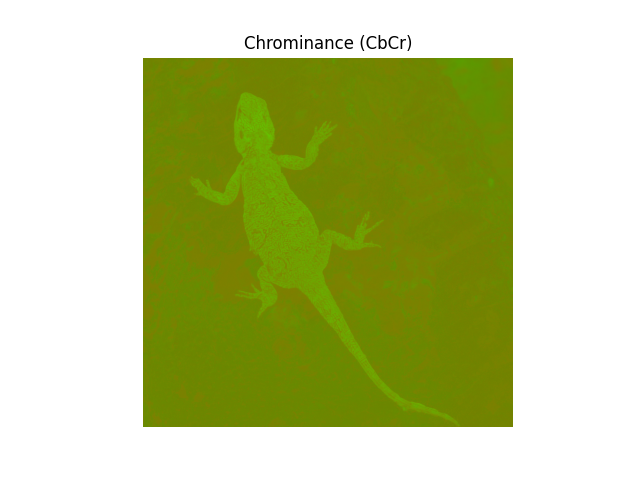
#> input picture test-results/chrominance.png, 640 x 480 px
$ python camouflage_analysis.py --function decouple --input test-results/chrominance.png   (older library calls are emulated)
#> lines starting #> are read from the running program, lines starting #| are printed output that depends on the picture
import argparse

import matplotlib.pyplot as plt
import numpy as np
from skimage.metrics import structural_similarity as ssim
from skimage.transform import resize


def rgb_to_ycbcr(img):
    r, g, b = img[:, :, 0], img[:, :, 1], img[:, :, 2]
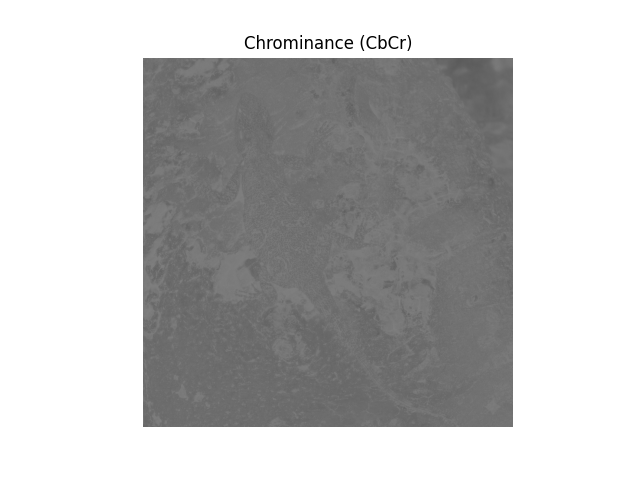
#> r: shape (480, 640) float32; min 0, max 255, mean 191.2
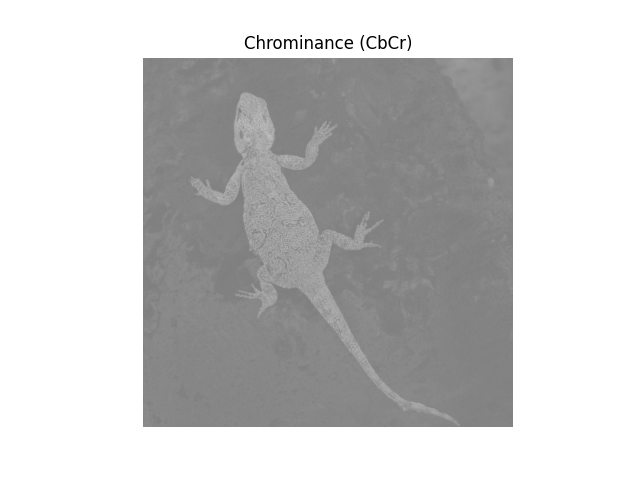
#> g: shape (480, 640) float32; min 0, max 255, mean 201.9
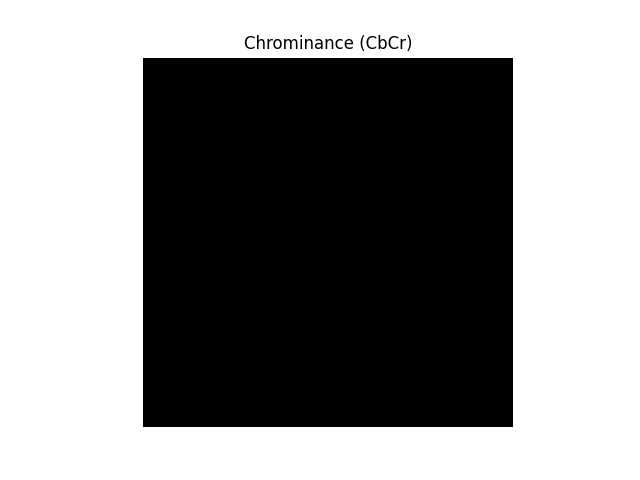
#> b: shape (480, 640) float32; min 0, max 255, mean 141.2
    y = 0.299 * r + 0.587 * g + 0.114 * b
    cb = 0.564 * (b - y) + 128
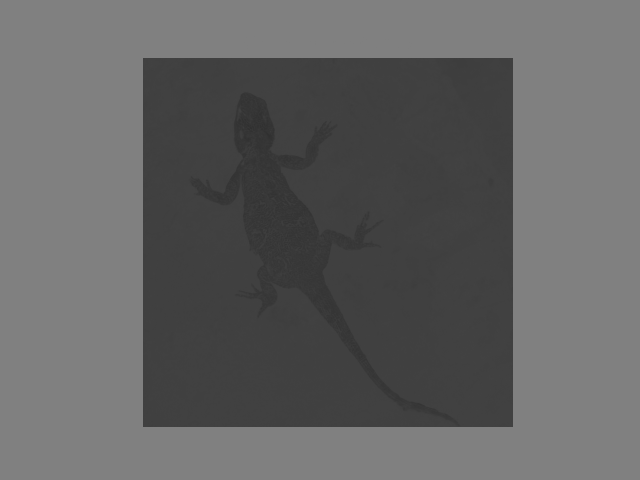
#> cb: shape (480, 640) float32; min 48.06, max 128, mean 99.5
    cr = 0.713 * (r - y) + 128
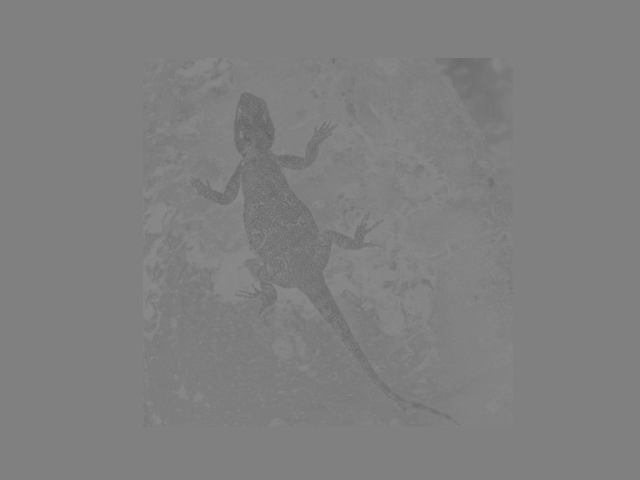
#> cr: shape (480, 640) float32; min 98.96, max 138.3, mean 127.6
    cbcr = np.stack([cb, cr], axis=-1)
    return y.astype(np.uint8), cbcr.astype(np.uint8)


# [18 lines left out: functions ycbcr_to_rgb, compute_f_measure, not called in this run]


def decouple_camouflaged_image(image_path, output_y_path="luminance.png", output_cbcr_path="chrominance.png"):
    img = plt.imread(image_path) * 255
    if len(img.shape) == 2:
        img = np.stack([img] * 3, axis=-1)
    elif img.shape[2] == 4:
        img = img[:, :, :3]
    y, cbcr = rgb_to_ycbcr(img)

    plt.imshow(y, cmap="gray")
    plt.title("Luminance (Y)")
    plt.axis("off")
    plt.savefig(output_y_path)
    plt.close()

    cbcr_vis = np.concatenate([cbcr, np.zeros_like(y)[:, :, np.newaxis]], axis=2)
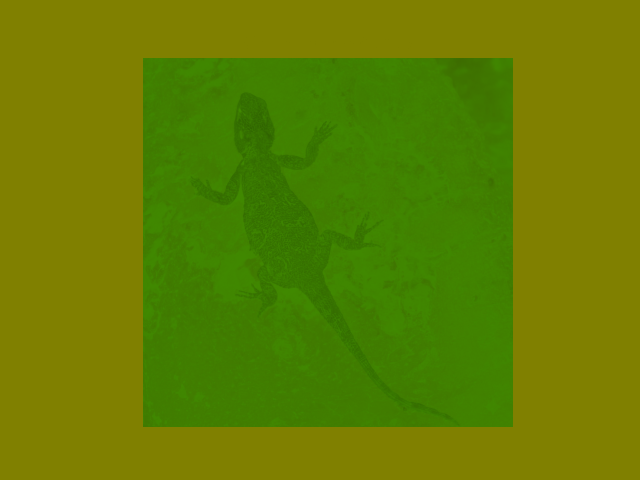
#> cbcr_vis: shape (480, 640, 3); mean of channels 0, 1, 2 99.2, 127.4, 0; drawn as R, G, B
    plt.imshow(cbcr_vis)
    plt.title("Chrominance (CbCr)")
    plt.axis("off")
    plt.savefig(output_cbcr_path)
    plt.close()

    print(f"Luminance saved to {output_y_path}, Chrominance saved to {output_cbcr_path}")


# [66 lines left out: function swap_channels_and_measure, not called in this run]


def main():
    parser = argparse.ArgumentParser(description="Camouflage analysis in YCbCr space")
    parser.add_argument(
        "--function", choices=["decouple", "swap"], required=True, help="Function to run: decouple or swap"
    )
    parser.add_argument("--input", help="Path to camouflaged image (for decouple)")
    parser.add_argument("--salient", help="Path to salient image (for swap)")
    parser.add_argument("--camouflaged", help="Path to camouflaged image (for swap)")
    parser.add_argument("--gt_mask", help="Path to ground truth mask (optional, for swap)")
    parser.add_argument("--output_y", default="luminance.png", help="Output path for luminance image")
    parser.add_argument("--output_cbcr", default="chrominance.png", help="Output path for chrominance image")
    parser.add_argument(
        "--output_swap_camouflaged", default="swapped_camouflaged.png", help="Output path for swapped camouflaged image"
    )
    parser.add_argument(
        "--output_swap_salient", default="swapped_salient.png", help="Output path for swapped salient image"
    )

    args = parser.parse_args()

    if args.function == "decouple":
        if not args.input:
            raise ValueError("Input image path required for decouple function")
        decouple_camouflaged_image(args.input, args.output_y, args.output_cbcr)
    elif args.function == "swap":
        if not (args.salient and args.camouflaged):
            raise ValueError("Both salient and camouflaged image paths required for swap function")
        swap_channels_and_measure(
            args.salient, args.camouflaged, args.gt_mask, args.output_swap_camouflaged, args.output_swap_salient
        )


if __name__ == "__main__":
    main()
